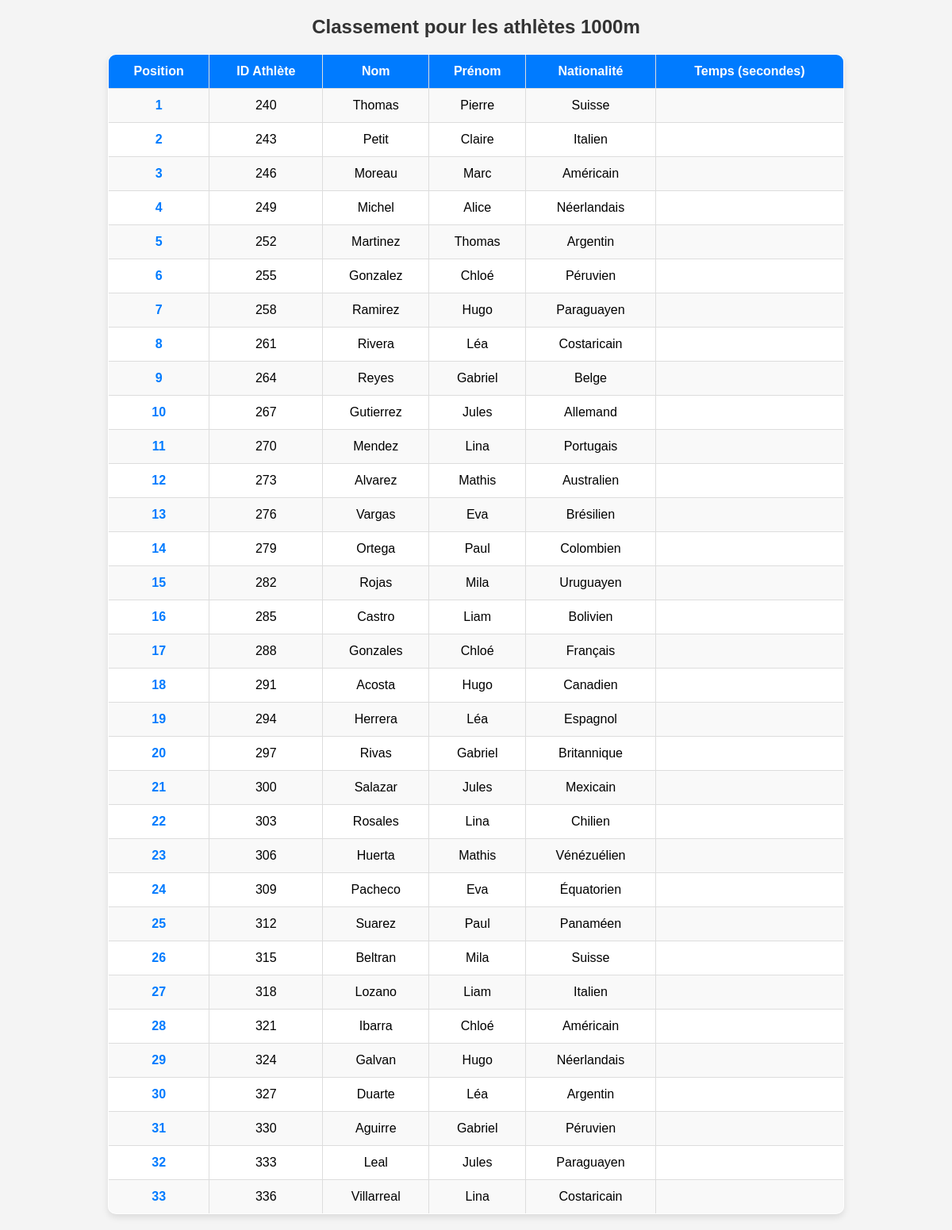
The page /classement1000.php on the database its author committed.
### tables this page shows
CREATE TABLE `athelete` (
  `name` varchar(255) NOT NULL,
  `firstname` varchar(255) NOT NULL,
  `email` varchar(255) NOT NULL,
  `password` varchar(255) NOT NULL,
  `id` bigint(20) UNSIGNED NOT NULL,
  `nationality` varchar(20) NOT NULL,
  `distance` int(32) NOT NULL,
  `date_de_naissance` date DEFAULT NULL,
  `penality` varchar(255) DEFAULT NULL,
  `status` varchar(255) DEFAULT 'ATTENTE'
);

### classement1000.php (the view, shortened to what this page needs)
<!DOCTYPE html>
<html lang="en">
<head>
</head>
<body>
</body>
</html>
<?php
$db_server = "localhost";
$db_user = "root";
$db_pass = "";
$db_name = "test";
$connexion = mysqli_connect($db_server, $db_user, $db_pass, $db_name);
$sql = "SELECT * FROM athelete WHERE distance = 1000";
$result = $connexion->query($sql);
$resultats = $result->fetch_all(MYSQLI_ASSOC);
usort($resultats, fn($a, $b) => $a['temps'] <=> $b['temps']);
function afficherTableau($resultats) {
    echo "<h2>Classement pour les athlètes 1000m</h2>";
    echo "<table border='1'>
    <tr>
        <th>Position</th>
        <th>ID Athlète</th>
        <th>Nom</th>
        <th>Prénom</th>
        <th>Nationalité</th>
        <th>Temps (secondes)</th>
    </tr>";
    foreach ($resultats as $index => $resultat) {
        echo "<tr>";
        echo "<td>" . ($index + 1) . "</td>";
        echo "<td>" . htmlspecialchars($resultat['id']) . "</td>";
        echo "<td>" . htmlspecialchars($resultat['name']) . "</td>";
        echo "<td>" . htmlspecialchars($resultat['firstname']) . "</td>";
        echo "<td>" . htmlspecialchars($resultat['nationality']) . "</td>";
        echo "<td>" . htmlspecialchars($resultat['temps']) . "</td>";
        echo "</tr>";
    }
    echo "</table>";
}
afficherTableau($resultats);
?>

### classement1000.php (style rules this page uses)
body { font-family: Arial, sans-serif; background-color: #f4f4f4; text-align: center; margin: 20px; }
h2 { color: #333; }
table { width: 80%; margin: 20px auto; border-collapse: collapse; background: white; box-shadow: 0px 4px 8px rgba(0, 0, 0, 0.1); border-radius: 10px; overflow: hidden; }
th, td { padding: 12px; border: 1px solid #ddd; text-align: center; }
th { background: #007BFF; color: white; font-weight: bold; }
tr:nth-child(even) { background: #f9f9f9; }
td:first-child { font-weight: bold; color: #007BFF; }

### rows shown on the page
athelete: id "240", name "Thomas", firstname "Pierre", nationality "Suisse"
athelete: id "243", name "Petit", firstname "Claire", nationality "Italien"
athelete: id "246", name "Moreau", firstname "Marc", nationality "Américain"
athelete: id "249", name "Michel", firstname "Alice", nationality "Néerlandais"
athelete: id "252", name "Martinez", firstname "Thomas", nationality "Argentin"
athelete: id "255", name "Gonzalez", firstname "Chloé", nationality "Péruvien"
athelete: id "258", name "Ramirez", firstname "Hugo", nationality "Paraguayen"
athelete: id "261", name "Rivera", firstname "Léa", nationality "Costaricain"
athelete: id "264", name "Reyes", firstname "Gabriel", nationality "Belge"
athelete: id "267", name "Gutierrez", firstname "Jules", nationality "Allemand"
athelete: id "270", name "Mendez", firstname "Lina", nationality "Portugais"
athelete: id "273", name "Alvarez", firstname "Mathis", nationality "Australien"
athelete: id "276", name "Vargas", firstname "Eva", nationality "Brésilien"
athelete: id "279", name "Ortega", firstname "Paul", nationality "Colombien"
athelete: id "282", name "Rojas", firstname "Mila", nationality "Uruguayen"
athelete: id "285", name "Castro", firstname "Liam", nationality "Bolivien"
athelete: id "288", name "Gonzales", firstname "Chloé", nationality "Français"
athelete: id "291", name "Acosta", firstname "Hugo", nationality "Canadien"
athelete: id "294", name "Herrera", firstname "Léa", nationality "Espagnol"
athelete: id "297", name "Rivas", firstname "Gabriel", nationality "Britannique"
athelete: id "300", name "Salazar", firstname "Jules", nationality "Mexicain"
athelete: id "303", name "Rosales", firstname "Lina", nationality "Chilien"
athelete: id "306", name "Huerta", firstname "Mathis", nationality "Vénézuélien"
athelete: id "309", name "Pacheco", firstname "Eva", nationality "Équatorien"
athelete: id "312", name "Suarez", firstname "Paul", nationality "Panaméen"
athelete: id "315", name "Beltran", firstname "Mila", nationality "Suisse"
athelete: id "318", name "Lozano", firstname "Liam", nationality "Italien"
athelete: id "321", name "Ibarra", firstname "Chloé", nationality "Américain"
athelete: id "324", name "Galvan", firstname "Hugo", nationality "Néerlandais"
athelete: id "327", name "Duarte", firstname "Léa", nationality "Argentin"
athelete: id "330", name "Aguirre", firstname "Gabriel", nationality "Péruvien"
athelete: id "333", name "Leal", firstname "Jules", nationality "Paraguayen"
athelete: id "336", name "Villarreal", firstname "Lina", nationality "Costaricain"
